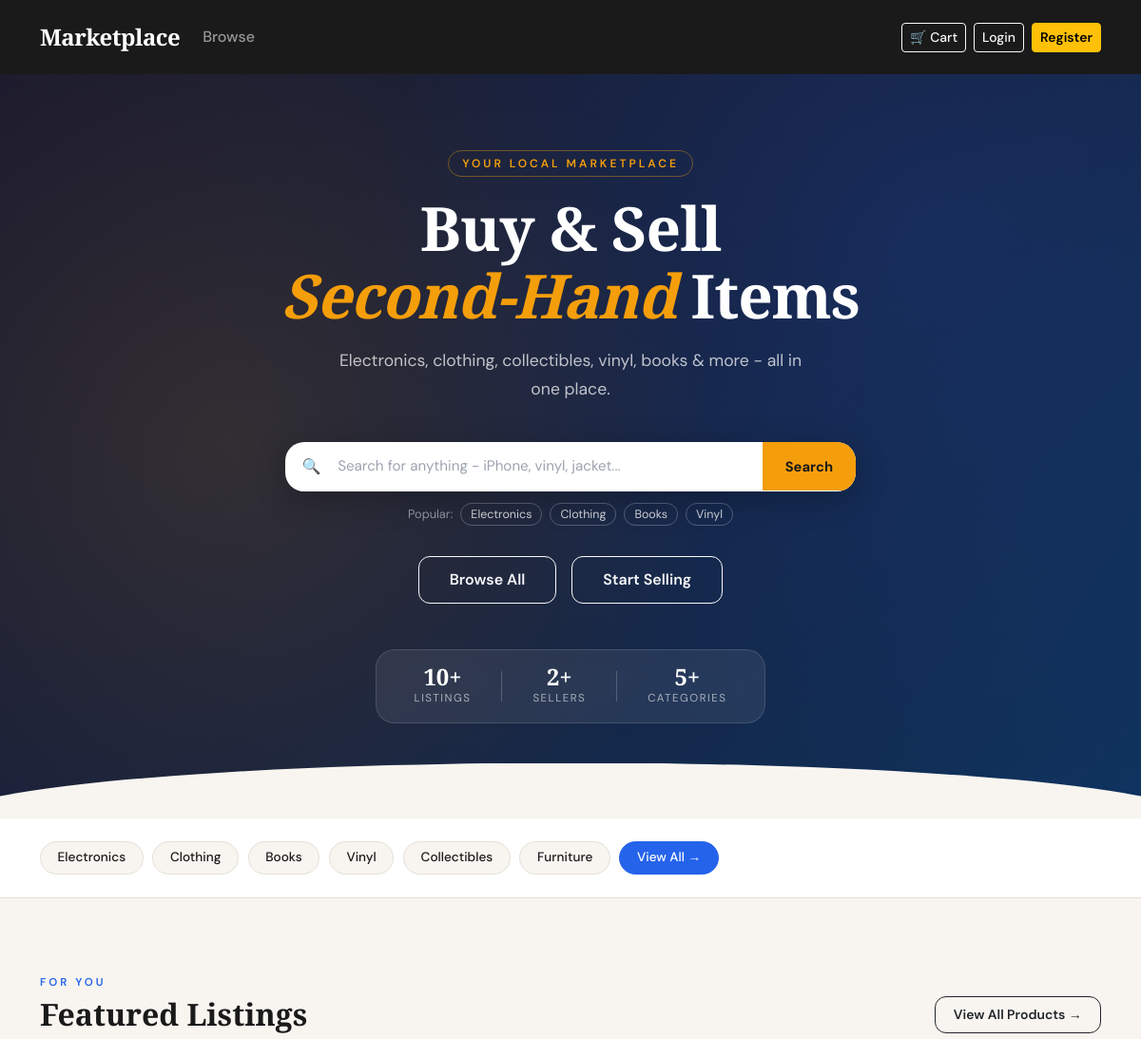
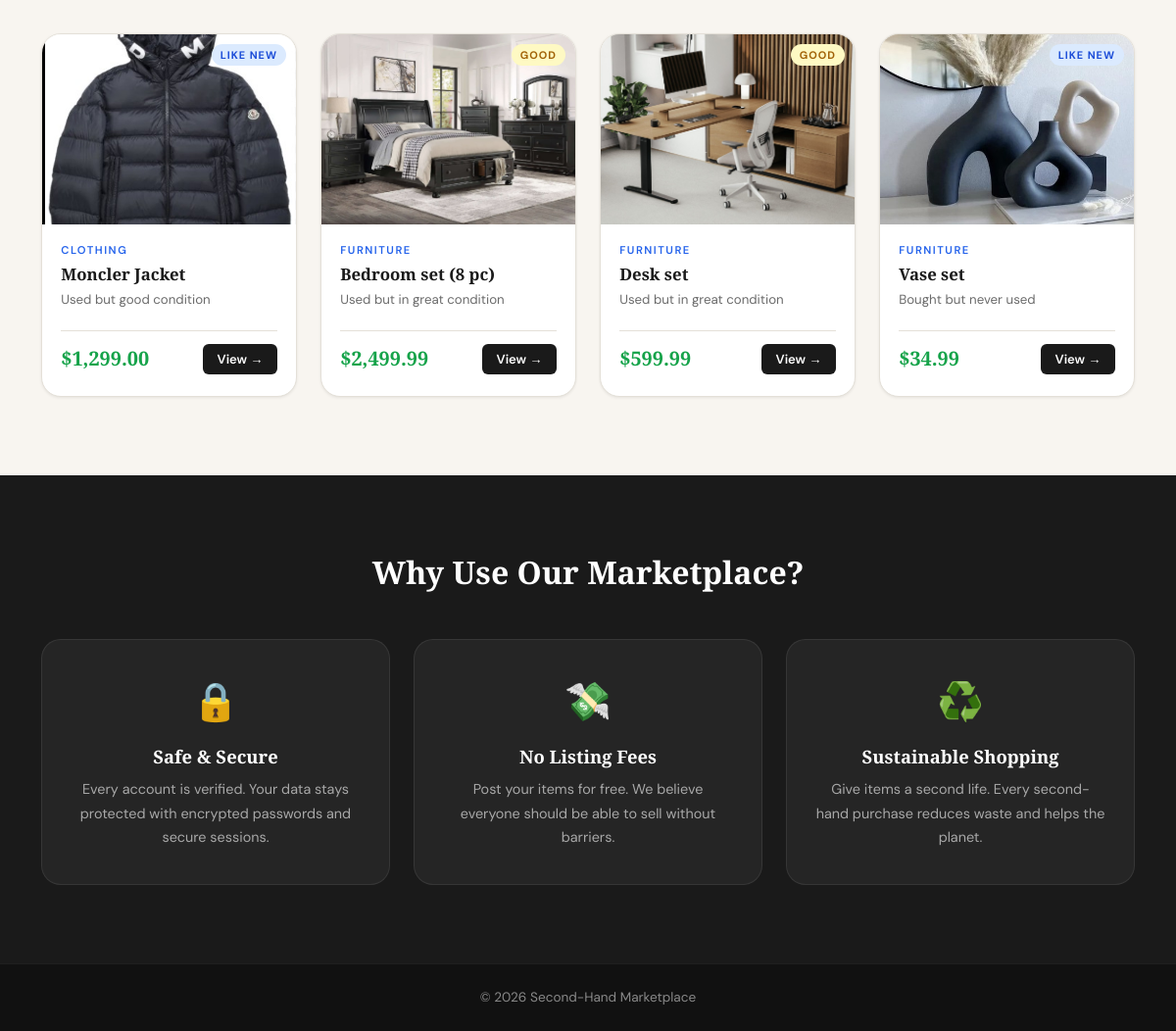
The page / on the database its author committed (2 pictures, top to bottom).
### tables this page shows
CREATE TABLE `products` (
  `id` int(11) NOT NULL,
  `name` varchar(100) DEFAULT NULL,
  `description` text DEFAULT NULL,
  `price` decimal(10,2) DEFAULT NULL,
  `image_url` varchar(255) DEFAULT NULL,
  `category` varchar(100) DEFAULT NULL,
  `condition_of_product` varchar(50) DEFAULT NULL,
  `stock` int(11) DEFAULT NULL,
  `seller_id` int(11) DEFAULT NULL
);

### index.php (the view, shortened to what this page needs)
<?php
include("includes/header.php");
?>
<section class="hero-section">
    <div class="container hero-content text-center">
        <span class="hero-eyebrow">Your Local Marketplace</span>
        <h1 class="hero-title">Buy & Sell<br><span class="hero-accent">Second-Hand</span> Items</h1>
        <p class="hero-sub">Electronics, clothing, collectibles, vinyl, books & more - all in one place.</p>
        <form action="products.php" method="GET" class="hero-search-form">
            <div class="hero-search-wrap">
                <span class="hero-search-icon">🔍</span>
                <input
                    type="text"
                    name="search"
                    class="hero-search-input"
                    placeholder="Search for anything - iPhone, vinyl, jacket..."
                    autocomplete="off"
                >
                <button type="submit" class="hero-search-btn">Search</button>
            </div>
            <div class="hero-search-hints">
                <span>Popular:</span>
                <a href="products.php?category=Electronics">Electronics</a>
                <a href="products.php?category=Clothing">Clothing</a>
                <a href="products.php?category=Books">Books</a>
                <a href="products.php?category=Vinyl">Vinyl</a>
            </div>
        </form>
        <div class="hero-actions">
            <a href="products.php" class="btn btn-outline-light btn-hero">Browse All</a>
            <a href="register.php" class="btn btn-outline-light btn-hero">Start Selling</a>
        </div>
        <div class="hero-stats">
            <div class="stat-item">
                <span class="stat-number">10+</span>
                <span class="stat-label">Listings</span>
            </div>
            <div class="stat-item">
                <span class="stat-number">2+</span>
                <span class="stat-label">Sellers</span>
            </div>
            <div class="stat-item">
                <span class="stat-number">5+</span>
                <span class="stat-label">Categories</span>
            </div>
        </div>
    </div>
</section>
<section class="category-strip">
    <div class="container">
        <div class="category-scroll">
            <a href="products.php?category=Electronics"    class="category-pill">Electronics</a>
            <a href="products.php?category=Clothing"       class="category-pill">Clothing</a>
            <a href="products.php?category=Books"          class="category-pill">Books</a>
            <a href="products.php?category=Vinyl"          class="category-pill">Vinyl</a>
            <a href="products.php?category=Collectibles"   class="category-pill">Collectibles</a>
            <a href="products.php?category=Furniture"      class="category-pill">Furniture</a>
            <a href="products.php"                         class="category-pill category-pill--all">View All →</a>
        </div>
    </div>
</section>
<section class="featured-section">
    <div class="container">
        <div class="section-header">
            <div>
                <p class="section-eyebrow">For you</p>
                <h2 class="section-title">Featured Listings</h2>
            </div>
            <a href="products.php" class="btn btn-outline-dark btn-sm view-all-btn">View All Products →</a>
        </div>
        <div class="row g-4">
            <?php
            $sql    = "SELECT * FROM products WHERE stock > 0 ORDER BY id DESC LIMIT 4";
            $result = $conn->query($sql);
            while ($row = $result->fetch_assoc()):
                $image    = !empty($row['image_url']) ? htmlspecialchars($row['image_url']) : 'https://placehold.co/400x260/e9ecef/6c757d?text=No+Image';
                $name     = htmlspecialchars($row['name']);
                $desc     = htmlspecialchars($row['description']);
                $price    = number_format($row['price'], 2);
                $category = htmlspecialchars($row['category'] ?? 'General');
                $cond     = htmlspecialchars($row['condition_of_product'] ?? 'Used');
                $id       = (int) $row['id'];
                $conditionClass = match(strtolower($cond)) {
                    'new'      => 'badge-new',
                    'like new' => 'badge-likenew',
                    'good'     => 'badge-good',
                    default    => 'badge-used'
                };
            ?>
            <div class="col-sm-6 col-lg-3">
                <div class="product-card">
                    <div class="product-img-wrap">
                        <img src="<?= $image ?>" alt="<?= $name ?>" class="product-img">
                        <span class="product-condition <?= $conditionClass ?>"><?= $cond ?></span>
                    </div>
                    <div class="product-body">
                        <span class="product-category"><?= $category ?></span>
                        <h5 class="product-name"><?= $name ?></h5>
                        <p class="product-desc"><?= $desc ?></p>
                        <div class="product-footer">
                            <span class="product-price">$<?= $price ?></span>
                            <a href="product.php?id=<?= $id ?>" class="btn-view">View →</a>
                        </div>
                    </div>
                </div>
            </div>
            <?php endwhile; ?>
        </div>
    </div>
</section>
<section class="why-section">
    <div class="container">
        <h2 class="section-title text-center mb-5">Why Use Our Marketplace?</h2>
        <div class="row g-4 text-center">
            <div class="col-md-4">
                <div class="why-card">
                    <div class="why-icon">🔒</div>
                    <h5>Safe &amp; Secure</h5>
                    <p>Every account is verified. Your data stays protected with encrypted passwords and secure sessions.</p>
                </div>
            </div>
            <div class="col-md-4">
                <div class="why-card">
                    <div class="why-icon">💸</div>
                    <h5>No Listing Fees</h5>
                    <p>Post your items for free. We believe everyone should be able to sell without barriers.</p>
                </div>
            </div>
            <div class="col-md-4">
                <div class="why-card">
                    <div class="why-icon">♻️</div>
                    <h5>Sustainable Shopping</h5>
                    <p>Give items a second life. Every second-hand purchase reduces waste and helps the planet.</p>
                </div>
            </div>
        </div>
    </div>
</section>
<?php include("includes/footer.php"); ?>

### rows shown on the page
products: image_url (picture), condition_of_product "LIKE NEW", category "CLOTHING", name "Moncler Jacket", description "Used but good condition", price "1,299.00"
products: image_url (picture), condition_of_product "GOOD", category "FURNITURE", name "Bedroom set (8 pc)", description "Used but in great condition", price "2,499.99"
products: image_url (picture), condition_of_product "GOOD", category "FURNITURE", name "Desk set", description "Used but in great condition", price "599.99"
products: image_url (picture), condition_of_product "LIKE NEW", category "FURNITURE", name "Vase set", description "Bought but never used", price "34.99"
